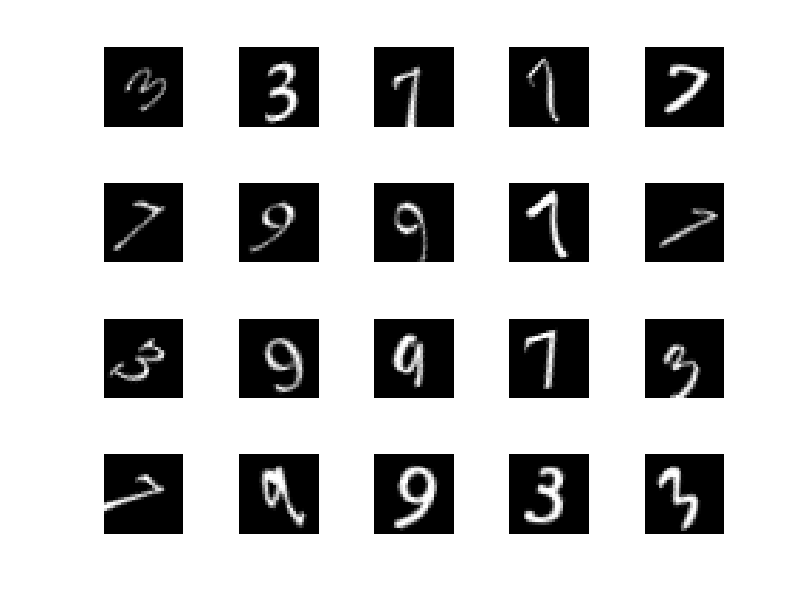

This chart was generated by the following MATLAB code: (Note: this script raises an error after producing the figure.)
% AutoEncoder for Image Classifcation
% requires the nueral net Toolbox in matlab

%loading the dataset
load('data.mat');

%{displaying images
for i =1:20
	subplot(4,5,i);
	imshow(xTrainImages{i});
end
%}

%setting the weights of a nueral net to default instead of random
rng('default')

%training in the first layer
hiddenSize1 = 100;
autoenc1 = trainAutoencoder(xTrainImages,hiddenSize1,'MaxEpochs',400,'L2WeightRegularization',0.004,'SparsityRegularization',4,'SparsityProportion',0.15,'ScaleData',false);

%viewing the autoenc1
view(autoenc1)

%{plotting the weights 
figure()
plotWeights(autoenc1);
%}

%getting the features from the first encoder
feat1 = encode(autoenc1,xTrainImages);


% training the 2nd autoencoder
hiddenSize2 = 50;
autoenc2 = trainAutoencoder(feat1,hiddenSize2,'MaxEpochs',100,'L2WeightRegularization',0.002,'SparsityRegularization',4,'SparsityProportion',0.1,'ScaleData',false);

%viewing the autoenc2
view(autoenc2)

%getting the features of the second layer 
feat2 = encode(autoenc2,feat1);

%training the final softmax layer
softnet = trainSoftmaxLayer(feat2,tTrain,'MaxEpochs',400);

%viewing the softmax layer
view(softnet)

%stacking to form a deepnet
deepnet = stack(autoenc1,autoenc2,softnet);

%viewing the deepnet
view(deepnet)

%modifying the test images into vectors
inputSize = 28*28;

%loading the testImages 
[xTestImages,tTest] = digitTestCellArrayData;
